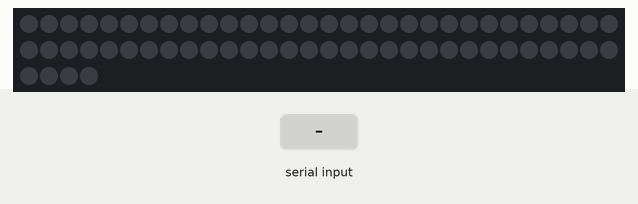
This sketch was run on a simulated Arduino Uno, built with avr-gcc and run on an emulated ATmega328P. On the bench: 64 RGB LEDs in strip order, left to right, continuing on the next row. Inputs (shaded band) come from the test bench. Dim RGB values are drawn brighter than linear.

Above: at 1.2 s.
1.3 s: "1" received over Serial
At 2.5 s:
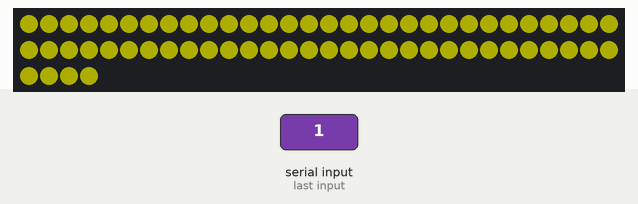
3.5 s: "0" received over Serial
At 3.95 s:
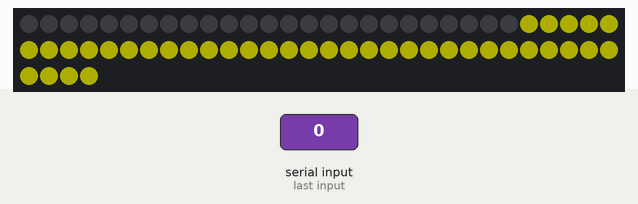
Timing chart, 0 to 6.5 s (numbered marks = the images above; inputs shaded):
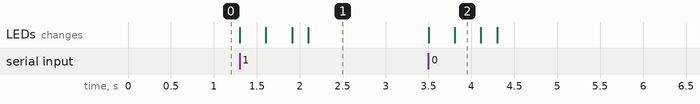

The sketch:

MiniSwutsch.ino
```cpp
 #include <Adafruit_NeoPixel.h>
#ifdef __AVR__
  #include <avr/power.h>
#endif

#define PIN 6
#define NUMPIXELS 64
Adafruit_NeoPixel pixels = Adafruit_NeoPixel(NUMPIXELS, PIN, NEO_GRB + NEO_KHZ800);
int delayval = 10;
bool state = false;

void setup(){
  Serial.begin(115200); //Hier evtl. auf 9600 Baud
  pixels.begin();
}

int getByte() {
  while (!Serial.available()) {}
  return Serial.read();
}

void loop() {
  byte r, g, b;

  if(getByte()=='1'){
    for(int i=0;i<NUMPIXELS;i++){

      // pixels.Color takes RGB values, from 0,0,0 up to 255,255,255
      pixels.setPixelColor(i, pixels.Color(50,50,0)); // Moderately bright green color.

      //r = getByte();
      //g = getByte();
      //b = getByte();
      //pixels.setPixelColor(i, pixels.Color(r,g,b)); // serial colors

      pixels.show(); // This sends the updated pixel color to the hardware.
      state = true;
      delay(delayval); // Delay for a period of time (in milliseconds).
    }
  } else{
      if(state){
        for(int i=0;i<NUMPIXELS;i++){
        pixels.setPixelColor(i, pixels.Color(0,0,0));
        pixels.show(); // This sends the updated pixel color to the hardware.
        delay(delayval); // Delay for a period of time (in milliseconds).
        }
      state = false;
      }
  }
}
```

Measured:
- after the input at 1.3 s, the LEDs: first change at once (image 1 shows a later state)
- after the input at 3.5 s, the LEDs: first change at once (image 2 shows a later state)
